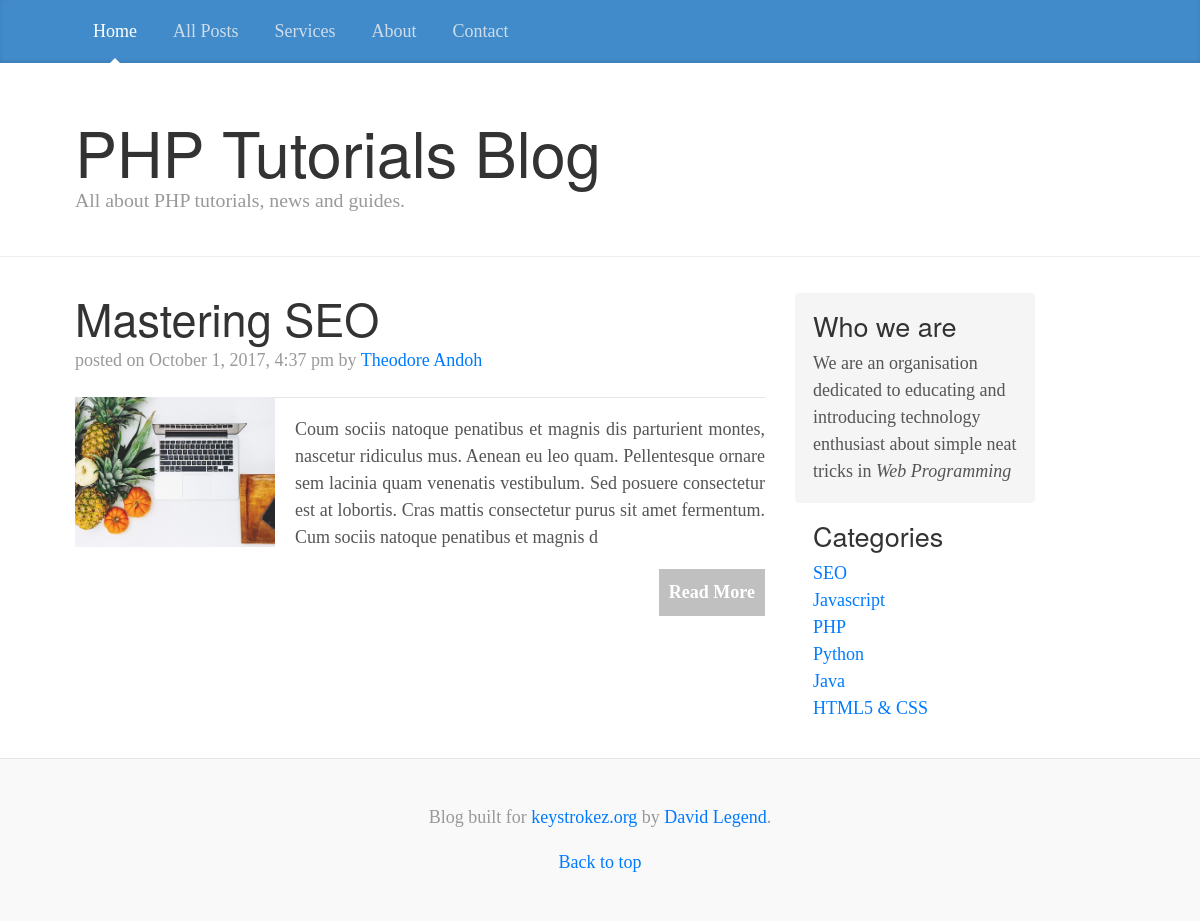
/category.php?id=2, run on the app's committed database.
### tables this page shows
CREATE TABLE `posts` (
  `post_id` int(11) NOT NULL,
  `category_id` int(11) NOT NULL,
  `title` varchar(255) NOT NULL,
  `content` text NOT NULL,
  `author` varchar(255) NOT NULL,
  `image` text NOT NULL,
  `date` timestamp NOT NULL DEFAULT CURRENT_TIMESTAMP,
  `tags` text NOT NULL
);

CREATE TABLE `categories` (
  `category_id` int(11) NOT NULL,
  `title` text NOT NULL
);

### assets/libs/database.php (called while the page is built, shortened)
<?php
class Database
{
	public $host = DB_HOST;
	public $user = DB_USER;
	public $password = DB_PASSWORD;
	public $db_name = DB_NAME;
	public $link;
	private function connect() {
		$this->link = new mysqli($this->host, $this->user, $this->password, $this->db_name);
	}
	public function select($query) {
		$result = $this->link->query($query);
		return $result;
	}
}

### includes/functions.php (called while the page is built)
<?php
function formatDate($date) {
		return date('F j, Y, g:i a', strtotime($date));
}
?>

### category.php (the view, shortened to what this page needs)
<?php
  include "assets/libs/database.php";
  include "includes/functions.php";
  $db = new Database();
  $id = $_GET['id'];
  $query = "SELECT * FROM posts WHERE category_id = '$id' ";
  $posts = $db->select($query);
?>
<!DOCTYPE html>
<html lang="en">
  <head>
    <link href="assets/css/bootstrap.min.css" rel="stylesheet">
    <link href="assets/styles/blog.css" rel="stylesheet">
  </head>
  <body>
    <div class="blog-masthead">
      <div class="container">
        <nav class="nav">
          <a class="nav-link active" href="index.php">Home</a>
          <a class="nav-link" href="#">All Posts</a>
          <a class="nav-link" href="#">Services</a>
          <a class="nav-link" href="#">About</a>
          <a class="nav-link" href="#">Contact</a>
        </nav>
      </div>
    </div>
    <div class="blog-header">
      <div class="container">
        <h1 class="blog-title">PHP Tutorials Blog</h1>
        <p class="lead blog-description">All about PHP tutorials, news and guides.</p>
      </div>
    </div>
    <div class="container">
      <div class="row">
       <div class="col-sm-8 blog-main">
        <?php while($row = $posts->fetch_array()) :?>
          <div class="blog-post">
            <h2 class="blog-post-title"><?php echo $row['title']; ?></h2>
            <p class="blog-post-meta">posted on <?php echo formatDate($row['date']); ?> by <a href="#"><?php echo $row['author']; ?></a></p>
               <img style="float: left; margin-right: 20px; margin-bottom: 10px;" src="assets/images/<?php echo $row['image']; ?>" width="200px" height="150px">
            <hr>
            <p style="text-align: justify;"><?php echo substr($row['content'], 0, 300); ?></p>
            <a id="readmore" href="single_post.php?id=<?php echo $row['post_id']; ?> ">Read More</a>
          </div>
        <?php endwhile; ?>
       </div>
      <?php
        include "includes/sidebar.php";
        include "includes/footer.php";
      ?>

### includes/sidebar.php
<?php
  $query = "SELECT * FROM categories";
  $category = $db->select($query);
?>
<div class="col-sm-3 offset-sm-1 blog-sidebar">
          <div class=" sidebar-module sidebar-module-inset">
            <h4>Who we are</h4>
            <p>We are an organisation dedicated to educating and introducing technology
                enthusiast about simple neat tricks in <em>Web Programming</em>
            </p>
          </div>
          <div class="sidebar-module">
            <h4>Categories</h4>
            <ol class="list-unstyled">
            <?php while($row = $category->fetch_array()) :?>
              <li><a href="category.php?id=<?php echo $row['category_id']; ?>" ><?php echo $row['title']; ?></a></li>
            <?php endwhile; ?>
            </ol>
          </div>
        </div>
        </div>
    </div>

### assets/styles/blog.css (style rules this page uses)
@media (min-width: 48em) { html { font-size: 18px; } }
body { font-family: Georgia, "Times New Roman", Times, serif; color: #555; }
h1, .h1, h2, .h2, h3, .h3, h4, .h4, h5, .h5, h6, .h6 { font-family: "Helvetica Neue", Helvetica, Arial, sans-serif; font-weight: normal; color: #333; }
.container { max-width: 60rem; }
.blog-masthead { margin-bottom: 3rem; background-color: #428bca; -webkit-box-shadow: inset 0 -.1rem .25rem rgba(0,0,0,.1); box-shadow: inset 0 -.1rem .25rem rgba(0,0,0,.1); }
.nav-link { position: relative; padding: 1rem; font-weight: 500; color: #cdddeb; }
.nav-link.active { color: #fff; }
.nav-link.active:after { position: absolute; bottom: 0; left: 50%; width: 0; height: 0; margin-left: -.3rem; vertical-align: middle; content: ""; border-right: .3rem solid transparent; border-bottom: .3rem solid; border-left: .3rem solid transparent; }
.blog-header { padding-bottom: 1.25rem; margin-bottom: 2rem; border-bottom: .05rem solid #eee; }
.blog-title { margin-bottom: 0; font-size: 2rem; font-weight: normal; }
.blog-description { font-size: 1.1rem; color: #999; }
@media (min-width: 40em) { .blog-title { font-size: 3.5rem; } }
.sidebar-module { padding: 1rem; }
.sidebar-module-inset { padding: 1rem; background-color: #f5f5f5; border-radius: .25rem; }
.sidebar-module-inset p:last-child, .sidebar-module-inset ul:last-child, .sidebar-module-inset ol:last-child { margin-bottom: 0; }
#readmore { float: right; color: white; background: silver; padding: 10px; font-weight: bold; text-decoration: none; margin-bottom: 5px; }
.blog-post { margin-bottom: 4rem; }
.blog-post-title { margin-bottom: .25rem; font-size: 2.5rem; }
.blog-post-meta { margin-bottom: 1.25rem; color: #999; }

### data on the page
posts: title "Mastering SEO", date "October 1, 2017, 4:37 pm", author "Theodore Andoh", image (picture), content "Coum sociis natoque penatibus et magnis dis parturient montes, nascetur ridiculus mus. Aenean eu leo quam. Pellentesque ornare sem lacinia quam venenatis vestibulum. Sed posuere consectetur est at lobortis. Cras mattis consectetur purus sit amet fermentum. Cum sociis natoque penatibus et magnis d"
categories: title "SEO"
categories: title "Javascript"
categories: title "PHP"
categories: title "Python"
categories: title "Java"
categories: title "HTML5 & CSS"
